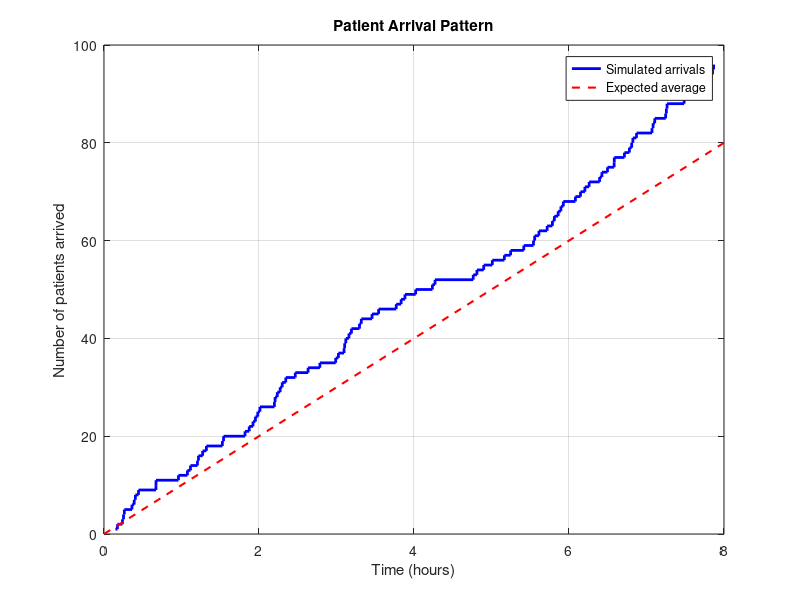

Recreate this plot in MATLAB.
% =========================================================
%  m1_arrivals.m
%  Member 1 - Patient Arrival Generator
%  Hospital Emergency Department Simulation
%  CIT6114 Group Assignment
% =========================================================

clear all;
clc;

% ---------------------------------------------------------
%  STEP 1:Set parameters 
% ---------------------------------------------------------

lambda       = 10;   % average 10 patients arrive per hour
sim_duration = 8;    % 8 hour shift

% ---------------------------------------------------------
%  STEP 2:Generate patient arrival times
% ---------------------------------------------------------

arrival_times = [];
current_time  = 0;
patient_count = 0;

while true
  % exponential distribution formula
  % gap between one patient and the next
  u            = rand();
  gap          = -log(u) / lambda;
  current_time = current_time + gap;

  % stop when shift is over
  if current_time > sim_duration
    break;
  end

  patient_count = patient_count + 1;
  arrival_times(patient_count) = current_time;

end

num_patients = patient_count;

% ---------------------------------------------------------
%  STEP 3:Build patient table
% ---------------------------------------------------------

patient_table = zeros(num_patients, 2);

for i = 1:num_patients
  patient_table(i, 1) = i;
  patient_table(i, 2) = arrival_times(i);
end

% ---------------------------------------------------------
%  STEP 4:Display results in command window
% ---------------------------------------------------------

fprintf('==========================================\n');
fprintf('        PATIENT ARRIVAL RESULTS\n');
fprintf('==========================================\n');
fprintf('Arrival rate (lambda)  : %d patients/hour\n', lambda);
fprintf('Simulation duration    : %d hours\n', sim_duration);
fprintf('Total patients arrived : %d\n', num_patients);
fprintf('Expected patients      : %d\n', lambda * sim_duration);
fprintf('First patient arrived  : %.6f hours\n', arrival_times(1));
fprintf('Last  patient arrived  : %.6f hours\n', arrival_times(end));
fprintf('\n');

fprintf('------------------------------------------\n');
fprintf('  Patient ID  |  Arrival Time (hours)\n');
fprintf('------------------------------------------\n');
for i = 1:num_patients
  fprintf('     %3d      |      %.6f\n', patient_table(i,1), patient_table(i,2));
end
fprintf('------------------------------------------\n');

% ---------------------------------------------------------
%  STEP 5:Save output for M4
% ---------------------------------------------------------

save('m1_output.mat', 'arrival_times', 'num_patients', 'patient_table', 'lambda', 'sim_duration');

fprintf('\n>> Saved to m1_output.mat\n');

% ---------------------------------------------------------
%  STEP 6:Plot arrival graphL
% ---------------------------------------------------------

figure(1);
stairs(arrival_times, 1:num_patients, 'b-', 'LineWidth', 2);
hold on;
t = linspace(0, sim_duration, 100);
plot(t, lambda * t, 'r--', 'LineWidth', 1.5);
hold off;
xlabel('Time (hours)');
ylabel('Number of patients arrived');
title('Patient Arrival Pattern');
legend('Simulated arrivals', 'Expected average');
grid on;
